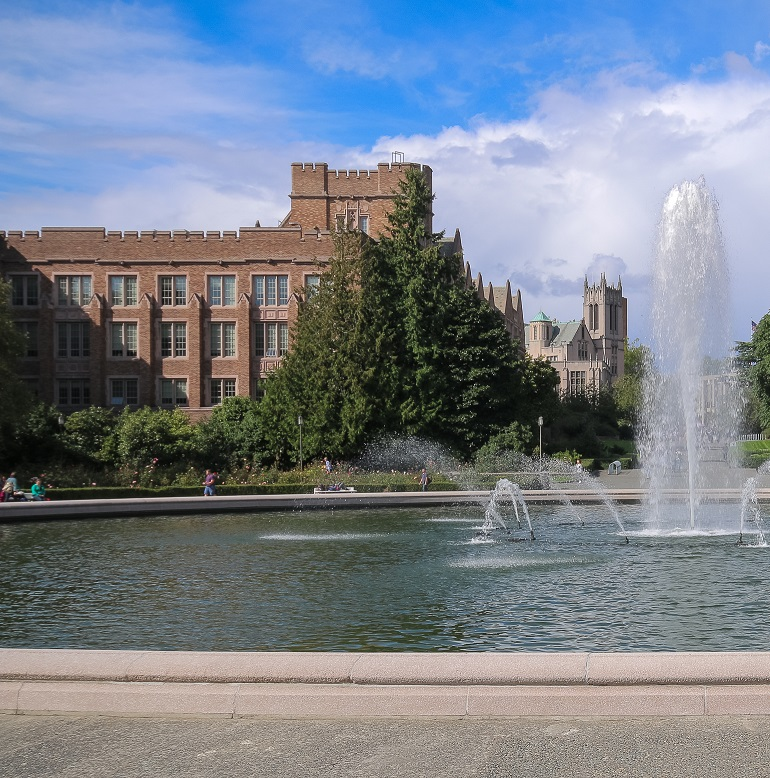
#> input picture advanced_vision_algorithms/corner_description/data/fontanna1.jpg, 770 x 778 px
$ python SIFT.py
#> lines starting #> are read from the running program, lines starting #| are printed output that depends on the picture
import cv2 as cv2

def SIFT (b1, b2, name):
    SIFT = cv2.xfeatures2d.SIFT_create()
    b1 = cv2.cvtColor(b1, cv2.COLOR_BGR2GRAY)
    points1, descriptors1 = SIFT.detectAndCompute(b1, None)

    b2 = cv2.cvtColor(b2, cv2.COLOR_BGR2GRAY)
    points2, descriptors2 = SIFT.detectAndCompute(b2, None)

    bf = cv2.BFMatcher()

    matches = bf.knnMatch(descriptors1, descriptors2, k=2)

    best_matches = []
    for m,n in matches:
        if m.distance < 0.75*n.distance:
            best_matches.append([m])

    result = cv2.drawMatchesKnn(b1, points1, b2, points2, best_matches, None, flags=2)
    cv2.imshow(name, result)


b1 = cv2.imread('data/fontanna1.jpg')
#> b1 is the input picture: shape (778, 770, 3); mean B, G, R 141.2, 129.7, 121
b2 = cv2.imread('data/fontanna2.jpg')
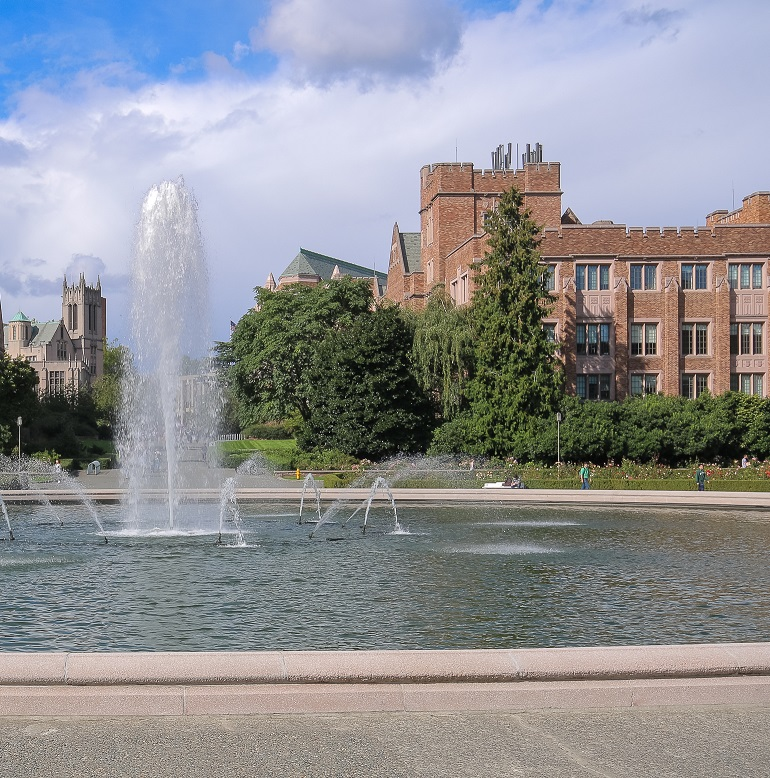
#> input picture advanced_vision_algorithms/corner_description/data/fontanna2.jpg, 770 x 778 px
#> b2 is the input picture: shape (778, 770, 3); mean B, G, R 149.5, 145.2, 143.9
SIFT(b1, b2, 'Fontanna')
#> in SIFT, `b1 = cv2.cvtColor(b1, cv2.COLOR_BGR2GRAY)`:
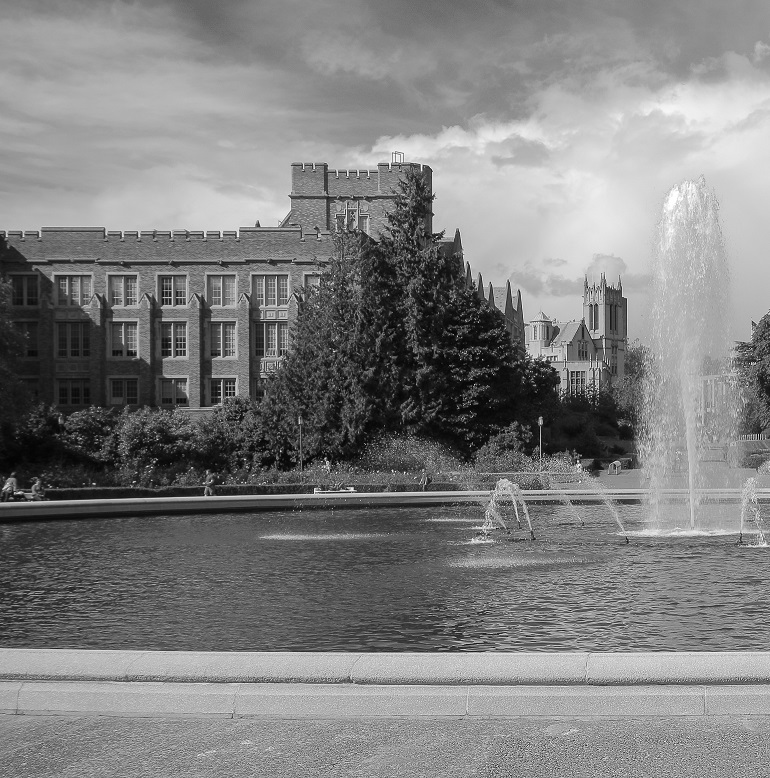
#> b1: shape (778, 770); min 0, max 255, mean 128.4
#> in SIFT, `points1, descriptors1 = SIFT.detectAndCompute(b1, None)`: points1 = 2546 keypoints; strongest (x, y, size): (352, 489, 2.6), (19, 493, 1.8), (540, 422, 3.8), (544, 360, 2.4)
#> in SIFT, `b2 = cv2.cvtColor(b2, cv2.COLOR_BGR2GRAY)`:
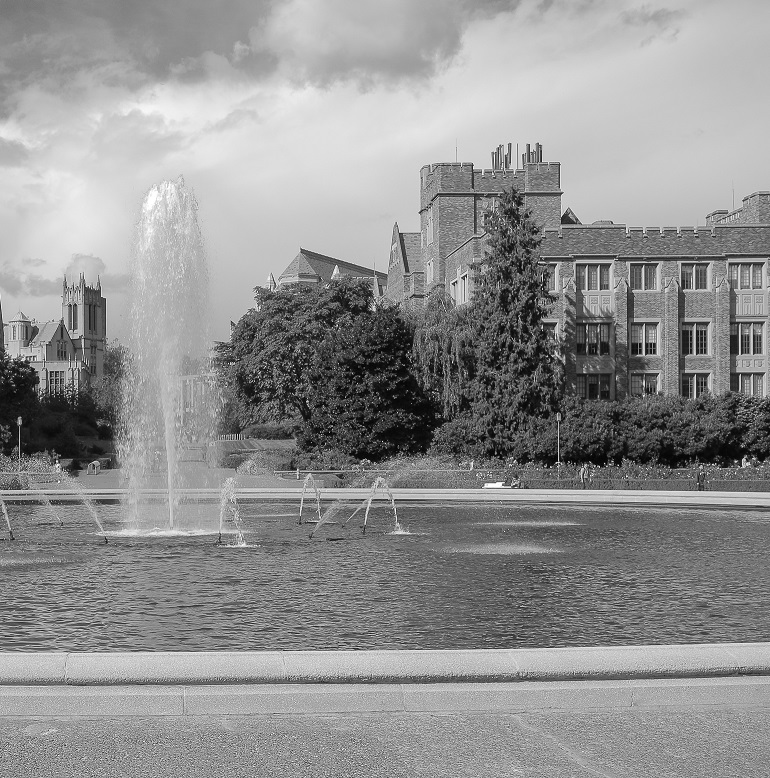
#> b2: shape (778, 770); min 0, max 255, mean 145.3
#> in SIFT, `points2, descriptors2 = SIFT.detectAndCompute(b2, None)`: points2 = 2627 keypoints; strongest (x, y, size): (743, 460, 2.5), (754, 458, 1.9), (19, 422, 3.8), (23, 360, 2.4)
#> in SIFT, `matches = bf.knnMatch(descriptors1, descriptors2, k=2)`: matches = 2546 matches
#> after the loop in SIFT, `for m,n in matches:`: best_matches = 375 matches
#> in SIFT, `result = cv2.drawMatchesKnn(b1, points1, b2, points2, best_matches, No..`:
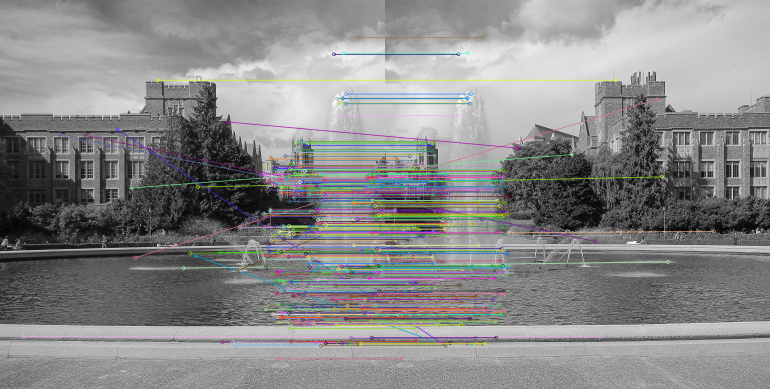
#> result: shape (778, 1540, 3) (shown at 1/2 size); mean of channels 0, 1, 2 136.8, 137, 137.1; drawn as B, G, R

b1 = cv2.imread('data/fontanna1.jpg')
b2 = cv2.imread('data/fontanna_pow.jpg')
SIFT(b1, b2, 'Fontanna pow')
#> (the run stopped early here; a loop or call above may not have finished)
